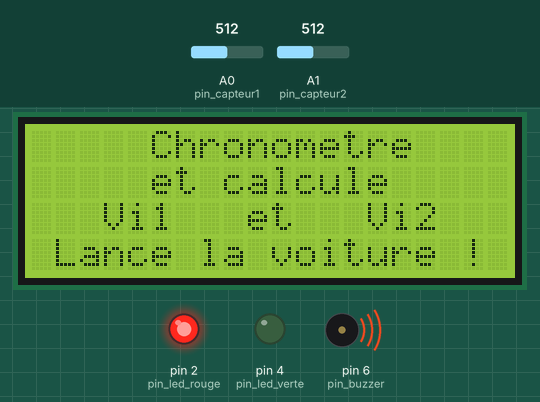
This sketch was run on a simulated Arduino Uno, built with avr-gcc and run on an emulated ATmega328P. Shown: 20×4 character LCD, output pins drawn as LEDs (lit = HIGH), buzzer (waves = sounding). The test bench sets the inputs (shaded band); at power-on: A0 (pin_capteur1) = 512, A1 (pin_capteur2) = 512.

Above: at 0.18 s.
At 1.3 s:
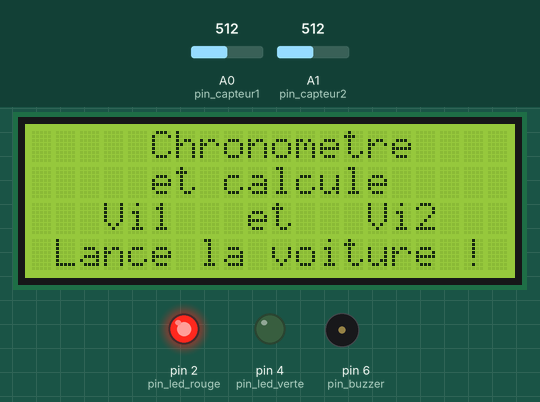
1.4 s: A0 (pin_capteur1) set to 892
2.9 s: A0 (pin_capteur1) set to 916
At 4.0 s:
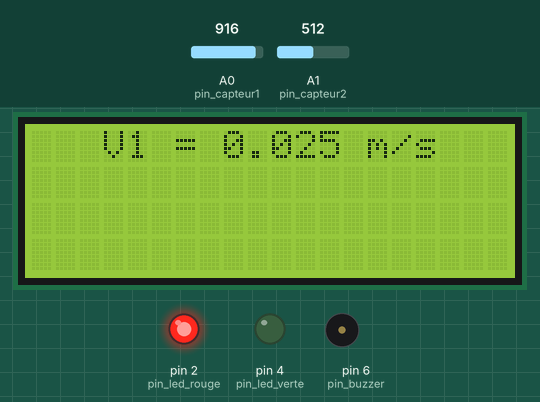
Timing chart, 0 to 5.9 s (numbered marks = the images above; inputs shaded):
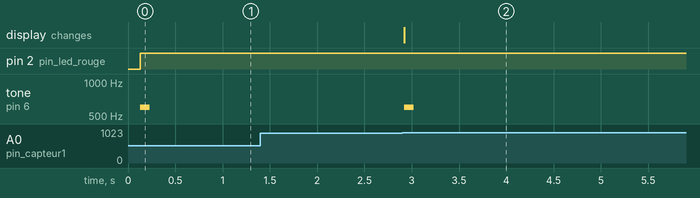

The sketch:

Pgm3_Vi2-Vi1_voiture_PROF.ino
```cpp
// (licence header left out)
#include <LiquidCrystal_I2C.h>
LiquidCrystal_I2C EcranLCD(0x20,20,4);        // on crée l'objet EcranLCD, c'est l'afficheur LCD de la maquette PB300 (20 colonnes et 4 lignes).

const int pin_capteur1 = A0;
const int pin_capteur2 = A1;
const int pin_led_rouge = 2;
const int pin_led_verte = 4;
const int pin_buzzer = 6;

const float L = 0.07 ;  // L = Longueur de la voiture en m


void setup(){
    pinMode(pin_capteur1,INPUT);  // entrée analogique capteur 1
    pinMode(pin_capteur2,INPUT);  // entrée analogique capteur 2
    pinMode(pin_led_rouge,OUTPUT);
    pinMode(pin_led_verte,OUTPUT);
    pinMode(pin_buzzer,OUTPUT);

    EcranLCD.init();
    EcranLCD.backlight();
    EcranLCD.clear();
    EcranLCD.setCursor(0, 0);
    EcranLCD.print("     Chronometre");
    EcranLCD.setCursor(0, 1);
    EcranLCD.print("     et calcule");
    EcranLCD.setCursor(0, 2);
    EcranLCD.print("   Vi1   et   Vi2");
    EcranLCD.setCursor(0, 3);
    EcranLCD.print(" Lance la voiture !");

   }

void loop(){
    float top_depart_1;
    float t1;
    float v1;

    float top_depart_2;
    float t2;
    float v2;

    if(analogRead(pin_capteur1) < 900){
        top_depart_1 = millis();
        digitalWrite(pin_led_verte,0);
        digitalWrite(pin_led_rouge,1);
        tone(pin_buzzer,600,100);
        while(analogRead(pin_capteur1) < 900){
          // Attente passage objet devant le capteur 1
        }
        t1 = (millis() - top_depart_1) / 1000.0;        // en secondes
        v1 = L / t1;                                    // en m/s

        EcranLCD.clear();
        EcranLCD.setCursor(0, 0);
        EcranLCD.print("   V1 = " + String(v1,3) + " m/s");

    }
    else if(analogRead(pin_capteur2) < 900){
        top_depart_2 = millis();
        digitalWrite(pin_led_verte,0);
        digitalWrite(pin_led_rouge,1);
        tone(pin_buzzer,600,100);
        while(analogRead(pin_capteur2) < 900){
          // Attente passage objet devant le capteur 2
        }
        t2 = (millis() - top_depart_2) /1000.0;     // en secondes
        v2 = L/t2;                                  // en m/s

        EcranLCD.setCursor(0, 1);
        EcranLCD.print("   V2 = " + String(v2,3) + " m/s");

        EcranLCD.setCursor(0, 3);
        EcranLCD.print("Relance la voiture !");
    }
    else{
      digitalWrite(pin_led_verte,1);
      digitalWrite(pin_led_rouge,0);
    }
}
```

Measured:
- the behaviour switches between 899 and 900 on A0 (pin_capteur1) (found by bisection; images 1 and 2)
- after the input at 1.4 s, every drawn part: stays the same
- after the input at 2.9 s, tone on pin 6 (pin_buzzer): silent → 600 Hz at once, → silent 0.10 s later; the display: changes at once (image 2)
